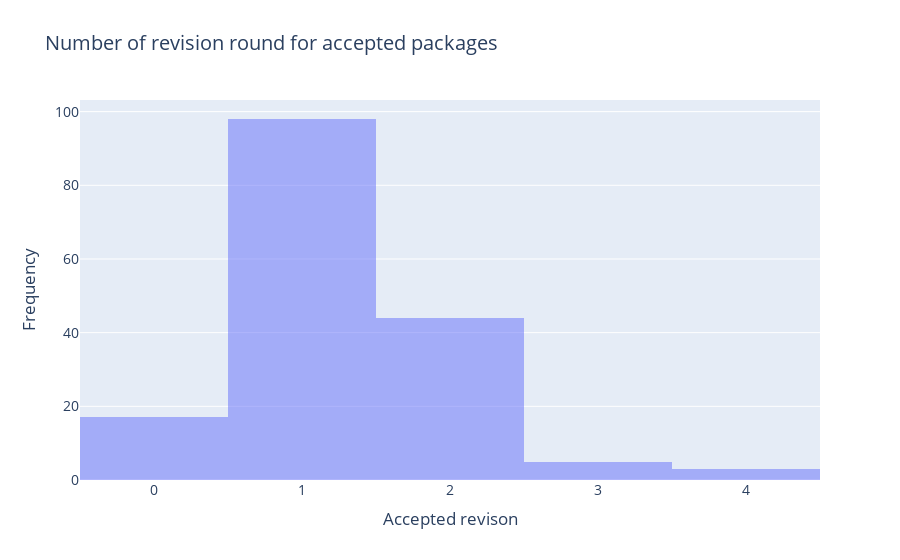

The notebook cell saved with this chart:
### Code cell
revisions_chart = go.Figure(data = go.Histogram(
            x=collapsed[collapsed['revision']==0]['max_revision'],
            hovertemplate="%{y}<extra></extra>"
        )
    )
revisions_chart.update_layout(
    title={
            "text": f"Number of revision round for accepted packages",
            },
    font = dict(
            size = 14
            ),
    showlegend = False,
    hoverlabel = dict(
            font_size = 14,
            font_family = "Rockwell"
        ),
    barmode='overlay',
    xaxis_title_text='Accepted revison',
    yaxis_title_text='Frequency',
)
revisions_chart.update_traces(opacity=0.5)
revisions_chart.show()

### Figure 1 — Plotly figure (JSON) as saved in the notebook; plotly's stock layout.template omitted (floating-point values rounded to 4 significant figures; data arrays with more than 128 entries replaced by an {"elided": "..."} marker saying what was removed)
{"data": [{"hovertemplate": "%{y}<extra></extra>", "opacity": 0.5, "type": "histogram", "x": {"elided": "167 int values"}}], "layout": {"barmode": "overlay", "font": {"size": 14}, "hoverlabel": {"font": {"family": "Rockwell", "size": 14}}, "showlegend": false, "title": {"text": "Number of revision round for accepted packages"}, "xaxis": {"title": {"text": "Accepted revison"}}, "yaxis": {"title": {"text": "Frequency"}}}}
